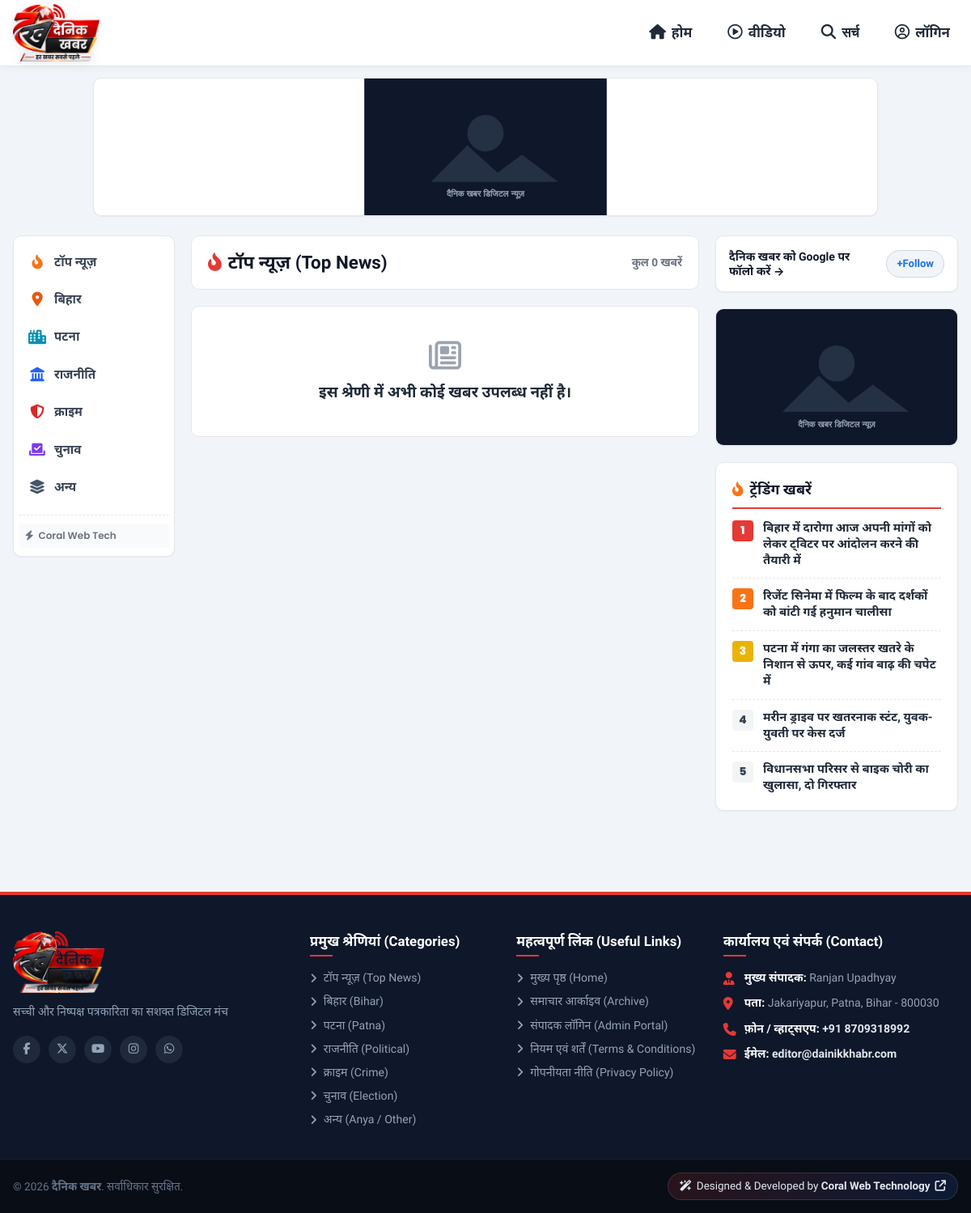
The app's page /category.php with its own data.
### tables this page shows
CREATE TABLE `categories` (
  `id` INT AUTO_INCREMENT PRIMARY KEY,
  `name` VARCHAR(100) NOT NULL,
  `slug` VARCHAR(120) NOT NULL UNIQUE,
  `icon` VARCHAR(50) DEFAULT 'fa-newspaper',
  `display_order` INT DEFAULT 0,
  `status` TINYINT(1) DEFAULT 1,
  `created_at` TIMESTAMP DEFAULT CURRENT_TIMESTAMP
);

CREATE TABLE `news` (
  `id` INT AUTO_INCREMENT PRIMARY KEY,
  `category_id` INT NOT NULL,
  `language` VARCHAR(10) NOT NULL DEFAULT 'hi',
  `headline` VARCHAR(500) NOT NULL,
  `subheadline` VARCHAR(500) DEFAULT NULL,
  `slug` VARCHAR(550) NOT NULL UNIQUE,
  `content` LONGTEXT NOT NULL,
  `media_type` ENUM('image', 'video_upload', 'video_embed') NOT NULL DEFAULT 'image',
  `media_url` VARCHAR(500) NOT NULL,
  `priority_order` INT DEFAULT 0,
  `is_breaking` TINYINT(1) DEFAULT 0,
  `views` INT DEFAULT 0,
  `created_at` TIMESTAMP DEFAULT CURRENT_TIMESTAMP,
  `updated_at` TIMESTAMP DEFAULT CURRENT_TIMESTAMP ON UPDATE CURRENT_TIMESTAMP,
  FOREIGN KEY (`category_id`) REFERENCES `categories` (`id`) ON DELETE CASCADE
);

CREATE TABLE `settings` (
  `id` INT AUTO_INCREMENT PRIMARY KEY,
  `site_title` VARCHAR(150) NOT NULL DEFAULT 'दैनिक खबर',
  `tagline` VARCHAR(255) NOT NULL DEFAULT 'सच्ची और निष्पक्ष पत्रकारिता का सशक्त डिजिटल मंच',
  `theme_color` VARCHAR(20) NOT NULL DEFAULT '#e53935',
  `logo_url` VARCHAR(255) DEFAULT 'assets/images/logo.svg',
  `epaper_link` VARCHAR(255) DEFAULT 'https://epaper.dainikkhabr.com',
  `created_at` TIMESTAMP DEFAULT CURRENT_TIMESTAMP,
  `updated_at` TIMESTAMP DEFAULT CURRENT_TIMESTAMP ON UPDATE CURRENT_TIMESTAMP
);

### category.php (the view, shortened to what the rows shown need)
<?php
require_once __DIR__ . '/includes/functions.php';
$catSlug = trim($_GET['cat'] ?? 'top-news');
$stmt = $pdo->prepare("SELECT * FROM categories WHERE slug = :slug AND status = 1 LIMIT 1");
$stmt->execute([':slug' => $catSlug]);
$category = $stmt->fetch();
$trendingArticles = get_trending_news($pdo, 5);
require_once __DIR__ . '/includes/header.php';
?>
<div class="bhaskar-page-body">
  <div class="container">
    <div class="bhaskar-grid-3col">
      <?php require_once __DIR__ . '/includes/left-sidebar.php'; ?>
      <main class="bhaskar-main-feed">
        <div style="background: #ffffff; padding: 16px 20px; border-radius: var(--radius-md); border: 1px solid var(--gray-200); margin-bottom: 20px; display: flex; align-items: center; justify-content: space-between;">
          <h1 style="font-size: 1.4rem; font-weight: 800; color: var(--gray-900); margin: 0; display: flex; align-items: center; gap: 8px;">
            <i class="fa-solid <?= htmlspecialchars($category['icon'] ?? 'fa-newspaper') ?>" style="color: var(--theme-color);"></i>
            <span><?= htmlspecialchars($category['name']) ?></span>
          </h1>
        </div>
      </main>
      <aside class="bhaskar-right-rail">
        <div class="bhaskar-trending-widget">
          <div class="bhaskar-rank-list">
            <?php foreach ($trendingArticles as $idx => $tArt): ?>
              <div class="bhaskar-rank-item">
                <span class="bhaskar-rank-num"><?= $idx + 1 ?></span>
                <a href="<?= BASE_URL ?>/article.php?slug=<?= urlencode($tArt['slug']) ?>" class="bhaskar-rank-title">
                  <?= htmlspecialchars($tArt['headline']) ?>
                </a>
              </div>
            <?php endforeach; ?>
          </div>
        </div>
      </aside>
    </div>
  </div>
</div>
<?php
require_once __DIR__ . '/includes/footer.php';
?>

### includes/left-sidebar.php (shortened to what the rows shown need)
<?php
require_once __DIR__ . '/functions.php';
$activeCatSlug = $_GET['cat'] ?? '';
$isHome = (basename($_SERVER['PHP_SELF']) === 'index.php' && empty($activeCatSlug));
$bhaskarCategories = [
    ['name' => 'टॉप न्यूज़', 'slug' => 'top-news', 'icon' => 'fa-fire-flame-curved', 'color' => '#f97316'],
    ['name' => 'बिहार', 'slug' => 'bihar', 'icon' => 'fa-location-dot', 'color' => '#ea580c'],
    ['name' => 'पटना', 'slug' => 'patna', 'icon' => 'fa-city', 'color' => '#0891b2'],
    ['name' => 'राजनीति', 'slug' => 'political', 'icon' => 'fa-landmark', 'color' => '#2563eb'],
    ['name' => 'क्राइम', 'slug' => 'crime', 'icon' => 'fa-shield-halved', 'color' => '#dc2626'],
    ['name' => 'चुनाव', 'slug' => 'election', 'icon' => 'fa-check-to-slot', 'color' => '#7c3aed'],
    ['name' => 'अन्य', 'slug' => 'anya', 'icon' => 'fa-layer-group', 'color' => '#475569'],
];
?>
<aside class="bhaskar-left-nav" id="bhaskarLeftNav">
  <nav class="bhaskar-nav-list">
    <?php foreach ($bhaskarCategories as $bCat):
      $isActive = ($activeCatSlug === $bCat['slug']) || ($isHome && $bCat['slug'] === 'top-news');
    ?>
      <a href="<?= BASE_URL ?>/category.php?cat=<?= urlencode($bCat['slug']) ?>" class="bhaskar-nav-item <?= $isActive ? 'active' : '' ?>">
        <span class="bhaskar-nav-icon" style="color: <?= htmlspecialchars($bCat['color']) ?>;">
          <i class="fa-solid <?= htmlspecialchars($bCat['icon']) ?>"></i>
        </span>
        <span class="bhaskar-nav-text"><?= htmlspecialchars($bCat['name']) ?></span>
      </a>
    <?php endforeach; ?>
  </nav>
</aside>

### includes/footer.php (shortened to what the rows shown need)
<?php
$settings = get_site_settings();
$categories = get_all_categories();
?>
<footer class="site-footer">
    <div class="footer-top">
        <div class="container footer-grid">
            <div class="footer-col brand-col">
                <div class="footer-logo">
                    <img src="<?php echo SITE_URL; ?>/assets/images/logo.png" alt="<?php echo htmlspecialchars($settings['site_title'] ?? 'दैनिक खबर'); ?>" class="footer-brand-logo-img">
                </div>
                <p class="brand-desc">
                    <?php echo htmlspecialchars($settings['tagline'] ?? 'सच्ची और निष्पक्ष पत्रकारिता का सशक्त डिजिटल मंच। देश, विदेश, राज्य और शहर की हर बड़ी खबर सबसे पहले।'); ?>
                </p>
                <div class="social-links">
                    <a href="https://facebook.com" target="_blank" rel="noopener" aria-label="Facebook"><i class="fa-brands fa-facebook-f"></i></a>
                    <a href="https://twitter.com" target="_blank" rel="noopener" aria-label="Twitter / X"><i class="fa-brands fa-x-twitter"></i></a>
                    <a href="https://youtube.com" target="_blank" rel="noopener" aria-label="YouTube"><i class="fa-brands fa-youtube"></i></a>
                    <a href="https://instagram.com" target="_blank" rel="noopener" aria-label="Instagram"><i class="fa-brands fa-instagram"></i></a>
                    <a href="https://whatsapp.com" target="_blank" rel="noopener" aria-label="WhatsApp"><i class="fa-brands fa-whatsapp"></i></a>
                </div>
            </div>
            <div class="footer-col">
                <ul class="footer-links-list">
                    <?php foreach ($categories as $cat): ?>
                        <li>
                            <a href="<?php echo SITE_URL; ?>/category.php?slug=<?php echo urlencode($cat['slug']); ?>">
                                <i class="fa-solid fa-angle-right"></i> <?php echo htmlspecialchars($cat['name']); ?>
                            </a>
                        </li>
                    <?php endforeach; ?>
                </ul>
            </div>
        </div>
    </div>
    <div class="footer-bottom">
        <div class="container footer-bottom-inner">
            <div class="copyright-text">
                &copy; <?php echo date('Y'); ?> <strong><?php echo htmlspecialchars($settings['site_title'] ?? 'दैनिक खबर'); ?></strong>. सर्वाधिकार सुरक्षित.
            </div>
        </div>
    </div>
</footer>
</body>
</html>

### records on screen
categories: name "टॉप न्यूज़", name "टॉप न्यूज़ (Top News)"
news: headline "बिहार में दारोगा आज अपनी मांगों को लेकर ट्विटर पर आंदोलन करने की तैयारी में"
news: headline "रिजेंट सिनेमा में फिल्म के बाद दर्शकों को बांटी गई हनुमान चालीसा"
news: headline "पटना में गंगा का जलस्तर खतरे के निशान से ऊपर, कई गांव बाढ़ की चपेट में"
news: headline "मरीन ड्राइव पर खतरनाक स्टंट, युवक-युवती पर केस दर्ज"
news: headline "विधानसभा परिसर से बाइक चोरी का खुलासा, दो गिरफ्तार"
settings: tagline "सच्ची और निष्पक्ष पत्रकारिता का सशक्त डिजिटल मंच", site_title "दैनिक खबर"
categories: name "बिहार (Bihar)"
categories: name "पटना (Patna)"
categories: name "राजनीति (Political)"
categories: name "क्राइम (Crime)"
categories: name "चुनाव (Election)"
categories: name "अन्य (Anya / Other)"

### other values on screen
$bCat['name'] "बिहार"
$bCat['name'] "पटना"
$bCat['name'] "राजनीति"
$bCat['name'] "क्राइम"
$bCat['name'] "चुनाव"
$bCat['name'] "अन्य"
count($categoryNews) "0"
